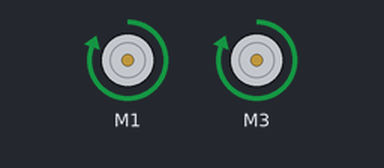
This sketch was run on a simulated Arduino Uno, built with avr-gcc and run on an emulated ATmega328P. Shown: 2 × DC motor (green arrow = forward, orange = backward, longer = faster).

Above: at 1.0 s.
At 3.15 s:
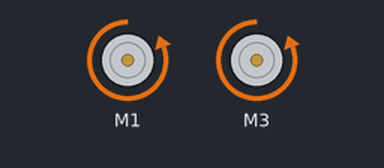
At 3.8 s:
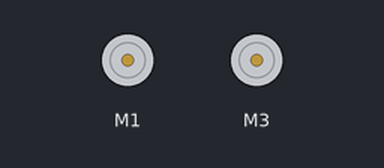
Timing chart, 0 to 5.6 s (numbered marks = the images above):
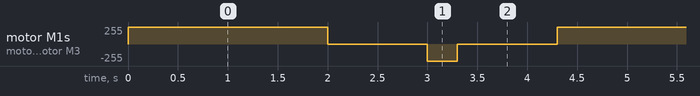

The sketch:

2Wheeled_Motion.ino
```cpp
#include <AFMotor.h>
AF_DCMotor Motor1(1);
AF_DCMotor Motor2(3);

void setup()
{
  // 300 delay = 90 deg
}

void loop()
{
  Motor1.setSpeed(255);
  Motor2.setSpeed(255);

  Motor1.run(FORWARD);
  Motor2.run(FORWARD);
  delay(2000);

  Motor1.run(RELEASE);
  Motor2.run(RELEASE);
  delay(1000);

  Motor1.run(BACKWARD);
  Motor2.run(BACKWARD);
  delay(300);

  Motor1.run(RELEASE);
  Motor2.run(RELEASE);
  delay(1000);
/*
  Motor1.run(FORWARD);
  Motor2.run(FORWARD);
  delay(2000);

  Motor1.run(RELEASE);
  Motor2.run(RELEASE);
  delay(1000);

  Motor1.run(BACKWARD);
  Motor2.run(BACKWARD);
  delay(2000);

  Motor1.run(RELEASE);
  Motor2.run(RELEASE);
  delay(1000);

  Motor1.run(FORWARD);
  Motor2.run(BACKWARD);
  delay(250);

  Motor1.run(RELEASE);
  Motor2.run(RELEASE);
  delay(1000);

  Motor1.run(BACKWARD);
  Motor2.run(FORWARD);
  delay(250);

  Motor1.run(RELEASE);
  Motor2.run(RELEASE);
  delay(1000);

*/
}
```

Measured:
- by itself, motor M1, motor M3: repeats every 4.3 s: stopped 1.0 s, backward 255/255 0.30 s, stopped 1.0 s, forward 255/255 2.0 s
